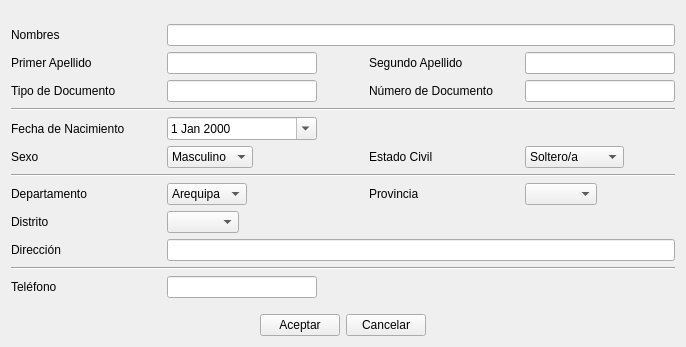
<?xml version="1.0" encoding="UTF-8"?>
<ui version="4.0">
 <class>UI_DATA_CLIENT</class>
 <widget class="QWidget" name="UI_DATA_CLIENT">
  <property name="geometry">
   <rect>
    <x>0</x>
    <y>0</y>
    <width>684</width>
    <height>325</height>
   </rect>
  </property>
  <property name="windowTitle">
   <string>Form</string>
  </property>
  <property name="windowIcon">
   <iconset resource="Icons/Icons.qrc">
    <normaloff>:/Icons/1329798560_animation.png</normaloff>:/Icons/1329798560_animation.png</iconset>
  </property>
  <layout class="QGridLayout" name="gridLayout_2">
   <item row="0" column="0">
    <layout class="QGridLayout" name="gridLayout_4">
     <item row="0" column="0">
      <spacer name="horizontalSpacer_4">
       <property name="orientation">
        <enum>Qt::Horizontal</enum>
       </property>
       <property name="sizeType">
        <enum>QSizePolicy::Fixed</enum>
       </property>
       <property name="sizeHint" stdset="0">
        <size>
         <width>150</width>
         <height>13</height>
        </size>
       </property>
      </spacer>
     </item>
     <item row="0" column="1">
      <spacer name="horizontalSpacer_7">
       <property name="orientation">
        <enum>Qt::Horizontal</enum>
       </property>
       <property name="sizeType">
        <enum>QSizePolicy::Fixed</enum>
       </property>
       <property name="sizeHint" stdset="0">
        <size>
         <width>150</width>
         <height>13</height>
        </size>
       </property>
      </spacer>
     </item>
     <item row="0" column="2">
      <spacer name="horizontalSpacer_8">
       <property name="orientation">
        <enum>Qt::Horizontal</enum>
       </property>
       <property name="sizeType">
        <enum>QSizePolicy::Fixed</enum>
       </property>
       <property name="sizeHint" stdset="0">
        <size>
         <width>40</width>
         <height>13</height>
        </size>
       </property>
      </spacer>
     </item>
     <item row="0" column="3">
      <spacer name="horizontalSpacer_11">
       <property name="orientation">
        <enum>Qt::Horizontal</enum>
       </property>
       <property name="sizeType">
        <enum>QSizePolicy::Fixed</enum>
       </property>
       <property name="sizeHint" stdset="0">
        <size>
         <width>150</width>
         <height>13</height>
        </size>
       </property>
      </spacer>
     </item>
     <item row="0" column="4">
      <spacer name="horizontalSpacer_12">
       <property name="orientation">
        <enum>Qt::Horizontal</enum>
       </property>
       <property name="sizeType">
        <enum>QSizePolicy::Fixed</enum>
       </property>
       <property name="sizeHint" stdset="0">
        <size>
         <width>150</width>
         <height>13</height>
        </size>
       </property>
      </spacer>
     </item>
     <item row="1" column="0">
      <widget class="QLabel" name="label_25">
       <property name="text">
        <string>Nombres</string>
       </property>
      </widget>
     </item>
     <item row="1" column="1" colspan="4">
      <widget class="QLineEdit" name="lineEdit_13"/>
     </item>
     <item row="2" column="0">
      <widget class="QLabel" name="label_21">
       <property name="text">
        <string>Primer Apellido</string>
       </property>
      </widget>
     </item>
     <item row="2" column="1">
      <widget class="QLineEdit" name="lineEdit_10"/>
     </item>
     <item row="2" column="3">
      <widget class="QLabel" name="label_29">
       <property name="text">
        <string>Segundo Apellido</string>
       </property>
      </widget>
     </item>
     <item row="2" column="4">
      <widget class="QLineEdit" name="lineEdit_16"/>
     </item>
     <item row="3" column="0">
      <widget class="QLabel" name="label_24">
       <property name="text">
        <string>Tipo de Documento</string>
       </property>
      </widget>
     </item>
     <item row="3" column="1">
      <widget class="QLineEdit" name="lineEdit_9"/>
     </item>
     <item row="3" column="3">
      <widget class="QLabel" name="label_16">
       <property name="text">
        <string>Número de Documento</string>
       </property>
      </widget>
     </item>
     <item row="3" column="4">
      <widget class="QLineEdit" name="lineEdit_14"/>
     </item>
     <item row="4" column="0" colspan="5">
      <widget class="Line" name="line">
       <property name="orientation">
        <enum>Qt::Horizontal</enum>
       </property>
      </widget>
     </item>
     <item row="5" column="0">
      <widget class="QLabel" name="label_28">
       <property name="text">
        <string>Fecha de Nacimiento</string>
       </property>
      </widget>
     </item>
     <item row="5" column="1">
      <widget class="QDateEdit" name="dateEdit_2">
       <property name="sizePolicy">
        <sizepolicy hsizetype="Expanding" vsizetype="Fixed">
         <horstretch>0</horstretch>
         <verstretch>0</verstretch>
        </sizepolicy>
       </property>
       <property name="calendarPopup">
        <bool>true</bool>
       </property>
      </widget>
     </item>
     <item row="6" column="0">
      <widget class="QLabel" name="label_17">
       <property name="text">
        <string>Sexo</string>
       </property>
      </widget>
     </item>
     <item row="6" column="1">
      <widget class="QComboBox" name="comboBox_8">
       <property name="sizePolicy">
        <sizepolicy hsizetype="Fixed" vsizetype="Fixed">
         <horstretch>0</horstretch>
         <verstretch>0</verstretch>
        </sizepolicy>
       </property>
       <item>
        <property name="text">
         <string>Masculino</string>
        </property>
       </item>
       <item>
        <property name="text">
         <string>Femenino</string>
        </property>
       </item>
      </widget>
     </item>
     <item row="6" column="3">
      <widget class="QLabel" name="label_20">
       <property name="sizePolicy">
        <sizepolicy hsizetype="Fixed" vsizetype="Preferred">
         <horstretch>0</horstretch>
         <verstretch>0</verstretch>
        </sizepolicy>
       </property>
       <property name="text">
        <string>Estado Civil</string>
       </property>
      </widget>
     </item>
     <item row="6" column="4">
      <widget class="QComboBox" name="comboBox_10">
       <property name="sizePolicy">
        <sizepolicy hsizetype="Fixed" vsizetype="Fixed">
         <horstretch>0</horstretch>
         <verstretch>0</verstretch>
        </sizepolicy>
       </property>
       <item>
        <property name="text">
         <string>Soltero/a</string>
        </property>
       </item>
       <item>
        <property name="text">
         <string>Casado/a</string>
        </property>
       </item>
       <item>
        <property name="text">
         <string>Viudo/a</string>
        </property>
       </item>
       <item>
        <property name="text">
         <string>Divorciado/a</string>
        </property>
       </item>
      </widget>
     </item>
     <item row="7" column="0" colspan="5">
      <widget class="Line" name="line_2">
       <property name="orientation">
        <enum>Qt::Horizontal</enum>
       </property>
      </widget>
     </item>
     <item row="8" column="0">
      <widget class="QLabel" name="label_23">
       <property name="text">
        <string>Departamento</string>
       </property>
      </widget>
     </item>
     <item row="8" column="1">
      <widget class="QComboBox" name="comboBox_7">
       <property name="sizePolicy">
        <sizepolicy hsizetype="Fixed" vsizetype="Fixed">
         <horstretch>0</horstretch>
         <verstretch>0</verstretch>
        </sizepolicy>
       </property>
       <item>
        <property name="text">
         <string>Arequipa</string>
        </property>
       </item>
      </widget>
     </item>
     <item row="8" column="3">
      <widget class="QLabel" name="label_18">
       <property name="text">
        <string>Provincia</string>
       </property>
      </widget>
     </item>
     <item row="8" column="4">
      <widget class="QComboBox" name="comboBox_9">
       <property name="sizePolicy">
        <sizepolicy hsizetype="Fixed" vsizetype="Fixed">
         <horstretch>0</horstretch>
         <verstretch>0</verstretch>
        </sizepolicy>
       </property>
      </widget>
     </item>
     <item row="9" column="0">
      <widget class="QLabel" name="label_26">
       <property name="text">
        <string>Distrito</string>
       </property>
      </widget>
     </item>
     <item row="9" column="1">
      <widget class="QComboBox" name="comboBox_6">
       <property name="sizePolicy">
        <sizepolicy hsizetype="Fixed" vsizetype="Fixed">
         <horstretch>0</horstretch>
         <verstretch>0</verstretch>
        </sizepolicy>
       </property>
      </widget>
     </item>
     <item row="10" column="0">
      <widget class="QLabel" name="label_19">
       <property name="text">
        <string>Dirección</string>
       </property>
      </widget>
     </item>
     <item row="10" column="1" colspan="4">
      <widget class="QLineEdit" name="lineEdit_12"/>
     </item>
     <item row="11" column="0" colspan="5">
      <widget class="Line" name="line_3">
       <property name="orientation">
        <enum>Qt::Horizontal</enum>
       </property>
      </widget>
     </item>
     <item row="12" column="0">
      <widget class="QLabel" name="label_22">
       <property name="text">
        <string>Teléfono</string>
       </property>
      </widget>
     </item>
     <item row="12" column="1">
      <widget class="QLineEdit" name="lineEdit_15"/>
     </item>
    </layout>
   </item>
   <item row="2" column="0">
    <layout class="QGridLayout" name="gridLayout">
     <item row="0" column="0">
      <spacer name="horizontalSpacer">
       <property name="orientation">
        <enum>Qt::Horizontal</enum>
       </property>
       <property name="sizeHint" stdset="0">
        <size>
         <width>40</width>
         <height>20</height>
        </size>
       </property>
      </spacer>
     </item>
     <item row="0" column="1">
      <widget class="QPushButton" name="pushButton_Aceptar">
       <property name="text">
        <string>Aceptar</string>
       </property>
      </widget>
     </item>
     <item row="0" column="2">
      <widget class="QPushButton" name="pushButton_Cancelar">
       <property name="text">
        <string>Cancelar</string>
       </property>
      </widget>
     </item>
     <item row="0" column="3">
      <spacer name="horizontalSpacer_2">
       <property name="orientation">
        <enum>Qt::Horizontal</enum>
       </property>
       <property name="sizeHint" stdset="0">
        <size>
         <width>40</width>
         <height>20</height>
        </size>
       </property>
      </spacer>
     </item>
    </layout>
   </item>
   <item row="1" column="0">
    <spacer name="verticalSpacer">
     <property name="orientation">
      <enum>Qt::Vertical</enum>
     </property>
     <property name="sizeType">
      <enum>QSizePolicy::Fixed</enum>
     </property>
     <property name="sizeHint" stdset="0">
      <size>
       <width>20</width>
       <height>10</height>
      </size>
     </property>
    </spacer>
   </item>
  </layout>
 </widget>
 <resources>
  <include location="Icons/Icons.qrc"/>
 </resources>
 <connections/>
</ui>
